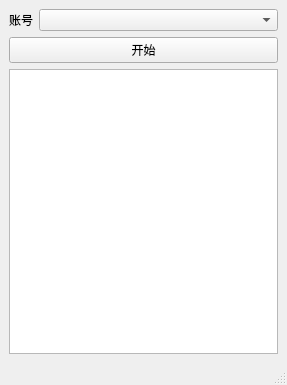
<?xml version="1.0" encoding="UTF-8"?>
<ui version="4.0">
 <class>MainWindow</class>
 <widget class="QMainWindow" name="MainWindow">
  <property name="geometry">
   <rect>
    <x>0</x>
    <y>0</y>
    <width>287</width>
    <height>385</height>
   </rect>
  </property>
  <property name="windowTitle">
   <string>oppo采集</string>
  </property>
  <widget class="QWidget" name="centralwidget">
   <layout class="QHBoxLayout" name="horizontalLayout">
    <item>
     <layout class="QVBoxLayout" name="verticalLayout">
      <item>
       <layout class="QFormLayout" name="formLayout">
        <item row="0" column="0">
         <widget class="QLabel" name="platformLabel">
          <property name="text">
           <string>账号</string>
          </property>
         </widget>
        </item>
        <item row="0" column="1">
         <widget class="QComboBox" name="account_select"/>
        </item>
       </layout>
      </item>
      <item>
       <widget class="QPushButton" name="signinButton">
        <property name="text">
         <string>开始</string>
        </property>
       </widget>
      </item>
      <item>
       <widget class="QPlainTextEdit" name="logView"/>
      </item>
     </layout>
    </item>
   </layout>
  </widget>
  <widget class="QMenuBar" name="menubar">
   <property name="geometry">
    <rect>
     <x>0</x>
     <y>0</y>
     <width>287</width>
     <height>23</height>
    </rect>
   </property>
  </widget>
  <widget class="QStatusBar" name="statusbar"/>
 </widget>
 <resources/>
 <connections/>
</ui>
